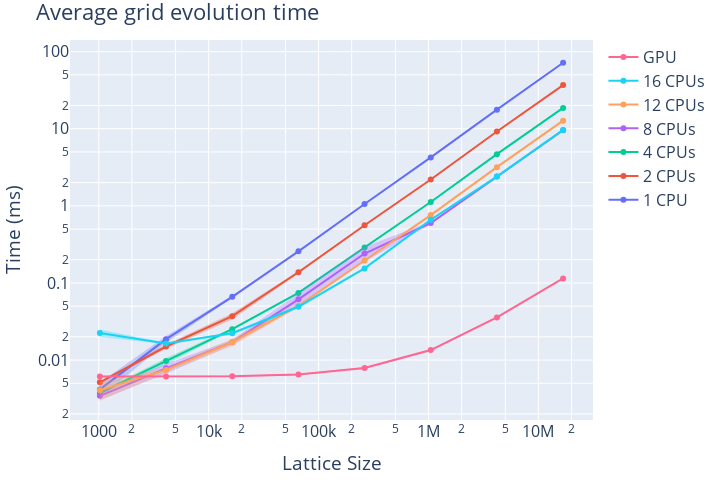

Source (notebook cell):
### Code cell
fig = go.Figure()
for idx, (name, dfs, _) in enumerate(runs):
    df = pd.concat(dfs)
    df["size"] **= 2
    df["avgEvolveTime"] = df["avgEvolveTime"] / 1e6 # time is originally in ns

    add_mean_std_trace(fig, df, name, idx, "avgEvolveTime")

fig.update_layout(title="Average grid evolution time", xaxis_title='Lattice Size', yaxis_title="Time (ms)", **layout_settings) # 
fig.update_xaxes(type="log")
fig.update_yaxes(type="log")
fig.show()
fig.write_image("images/lat_hl_evo_avg.png")

### Figure 1 — Plotly figure (JSON) as saved in the notebook; plotly's stock layout.template omitted (floating-point values rounded to 4 significant figures)
{"data": [{"line": {"color": "#636EFA"}, "mode": "lines+markers", "name": "1 CPU", "type": "scatter", "x": [1024, 4096, 16384, 65536, 262144, 1048576, 4194304, 16777216], "y": [0.00416, 0.01867, 0.06611, 0.2569, 1.057, 4.249, 17.68, 71.74]}, {"line": {"width": 0}, "mode": "lines", "name": "1 CPU upper", "showlegend": false, "type": "scatter", "x": [1024, 4096, 16384, 65536, 262144, 1048576, 4194304, 16777216], "y": [0.005133, 0.02056, 0.06858, 0.2584, 1.067, 4.282, 17.82, 72.16]}, {"fill": "tonexty", "fillcolor": "rgba(99, 110, 250, 0.30)", "line": {"width": 0}, "mode": "lines", "name": "1 CPU lower", "showlegend": false, "type": "scatter", "x": [1024, 4096, 16384, 65536, 262144, 1048576, 4194304, 16777216], "y": [0.003187, 0.01678, 0.06364, 0.2553, 1.046, 4.216, 17.54, 71.31]}, {"line": {"color": "#EF553B"}, "mode": "lines+markers", "name": "2 CPUs", "type": "scatter", "x": [1024, 4096, 16384, 65536, 262144, 1048576, 4194304, 16777216], "y": [0.005142, 0.01498, 0.03708, 0.1375, 0.5606, 2.196, 9.211, 36.78]}, {"line": {"width": 0}, "mode": "lines", "name": "2 CPUs upper", "showlegend": false, "type": "scatter", "x": [1024, 4096, 16384, 65536, 262144, 1048576, 4194304, 16777216], "y": [0.005337, 0.01592, 0.04049, 0.1424, 0.5676, 2.206, 9.268, 37.08]}, {"fill": "tonexty", "fillcolor": "rgba(239, 85, 59, 0.30)", "line": {"width": 0}, "mode": "lines", "name": "2 CPUs lower", "showlegend": false, "type": "scatter", "x": [1024, 4096, 16384, 65536, 262144, 1048576, 4194304, 16777216], "y": [0.004947, 0.01404, 0.03366, 0.1325, 0.5537, 2.187, 9.154, 36.48]}, {"line": {"color": "#00CC96"}, "mode": "lines+markers", "name": "4 CPUs", "type": "scatter", "x": [1024, 4096, 16384, 65536, 262144, 1048576, 4194304, 16777216], "y": [0.003742, 0.009727, 0.0251, 0.07421, 0.2881, 1.121, 4.682, 18.64]}, {"line": {"width": 0}, "mode": "lines", "name": "4 CPUs upper", "showlegend": false, "type": "scatter", "x": [1024, 4096, 16384, 65536, 262144, 1048576, 4194304, 16777216], "y": [0.003884, 0.01063, 0.02605, 0.07564, 0.2923, 1.126, 4.692, 18.68]}, {"fill": "tonexty", "fillcolor": "rgba(0, 204, 150, 0.30)", "line": {"width": 0}, "mode": "lines", "name": "4 CPUs lower", "showlegend": false, "type": "scatter", "x": [1024, 4096, 16384, 65536, 262144, 1048576, 4194304, 16777216], "y": [0.0036, 0.008823, 0.02415, 0.07277, 0.2839, 1.115, 4.672, 18.61]}, {"line": {"color": "#AB63FA"}, "mode": "lines+markers", "name": "8 CPUs", "type": "scatter", "x": [1024, 4096, 16384, 65536, 262144, 1048576, 4194304, 16777216], "y": [0.003439, 0.007817, 0.01705, 0.06132, 0.2408, 0.5986, 2.395, 9.548]}, {"line": {"width": 0}, "mode": "lines", "name": "8 CPUs upper", "showlegend": false, "type": "scatter", "x": [1024, 4096, 16384, 65536, 262144, 1048576, 4194304, 16777216], "y": [0.003835, 0.008968, 0.0183, 0.07368, 0.2937, 0.6199, 2.396, 9.552]}, {"fill": "tonexty", "fillcolor": "rgba(171, 99, 250, 0.30)", "line": {"width": 0}, "mode": "lines", "name": "8 CPUs lower", "showlegend": false, "type": "scatter", "x": [1024, 4096, 16384, 65536, 262144, 1048576, 4194304, 16777216], "y": [0.003042, 0.006666, 0.0158, 0.04897, 0.188, 0.5774, 2.394, 9.543]}, {"line": {"color": "#FFA15A"}, "mode": "lines+markers", "name": "12 CPUs", "type": "scatter", "x": [1024, 4096, 16384, 65536, 262144, 1048576, 4194304, 16777216], "y": [0.004067, 0.007447, 0.01705, 0.05043, 0.1954, 0.7593, 3.177, 12.72]}, {"line": {"width": 0}, "mode": "lines", "name": "12 CPUs upper", "showlegend": false, "type": "scatter", "x": [1024, 4096, 16384, 65536, 262144, 1048576, 4194304, 16777216], "y": [0.00519, 0.007952, 0.01904, 0.0528, 0.1974, 0.7617, 3.185, 12.73]}, {"fill": "tonexty", "fillcolor": "rgba(255, 161, 90, 0.30)", "line": {"width": 0}, "mode": "lines", "name": "12 CPUs lower", "showlegend": false, "type": "scatter", "x": [1024, 4096, 16384, 65536, 262144, 1048576, 4194304, 16777216], "y": [0.002944, 0.006941, 0.01506, 0.04806, 0.1934, 0.757, 3.169, 12.7]}, {"line": {"color": "#19D3F3"}, "mode": "lines+markers", "name": "16 CPUs", "type": "scatter", "x": [1024, 4096, 16384, 65536, 262144, 1048576, 4194304, 16777216], "y": [0.02242, 0.01639, 0.02226, 0.04908, 0.1544, 0.6608, 2.395, 9.661]}, {"line": {"width": 0}, "mode": "lines", "name": "16 CPUs upper", "showlegend": false, "type": "scatter", "x": [1024, 4096, 16384, 65536, 262144, 1048576, 4194304, 16777216], "y": [0.02488, 0.01678, 0.02317, 0.05121, 0.1583, 0.6812, 2.44, 9.693]}, {"fill": "tonexty", "fillcolor": "rgba(25, 211, 243, 0.30)", "line": {"width": 0}, "mode": "lines", "name": "16 CPUs lower", "showlegend": false, "type": "scatter", "x": [1024, 4096, 16384, 65536, 262144, 1048576, 4194304, 16777216], "y": [0.01997, 0.01601, 0.02135, 0.04695, 0.1505, 0.6404, 2.35, 9.63]}, {"line": {"color": "#FF6692"}, "mode": "lines+markers", "name": "GPU", "type": "scatter", "x": [1024, 4096, 16384, 65536, 262144, 1048576, 4194304, 16777216], "y": [0.006125, 0.006122, 0.006171, 0.006489, 0.007889, 0.01348, 0.03566, 0.1144]}, {"line": {"width": 0}, "mode": "lines", "name": "GPU upper", "showlegend": false, "type": "scatter", "x": [1024, 4096, 16384, 65536, 262144, 1048576, 4194304, 16777216], "y": [0.006236, 0.006253, 0.006311, 0.006637, 0.008117, 0.01395, 0.03676, 0.1158]}, {"fill": "tonexty", "fillcolor": "rgba(255, 102, 146, 0.30)", "line": {"width": 0}, "mode": "lines", "name": "GPU lower", "showlegend": false, "type": "scatter", "x": [1024, 4096, 16384, 65536, 262144, 1048576, 4194304, 16777216], "y": [0.006014, 0.005992, 0.006032, 0.006341, 0.00766, 0.01301, 0.03456, 0.113]}], "layout": {"font": {"size": 16}, "height": 480, "margin": {"b": 10, "l": 10, "r": 10, "t": 40}, "title": {"text": "Average grid evolution time"}, "width": 720, "xaxis": {"title": {"text": "Lattice Size"}, "type": "log"}, "yaxis": {"title": {"text": "Time (ms)"}, "type": "log"}}}
